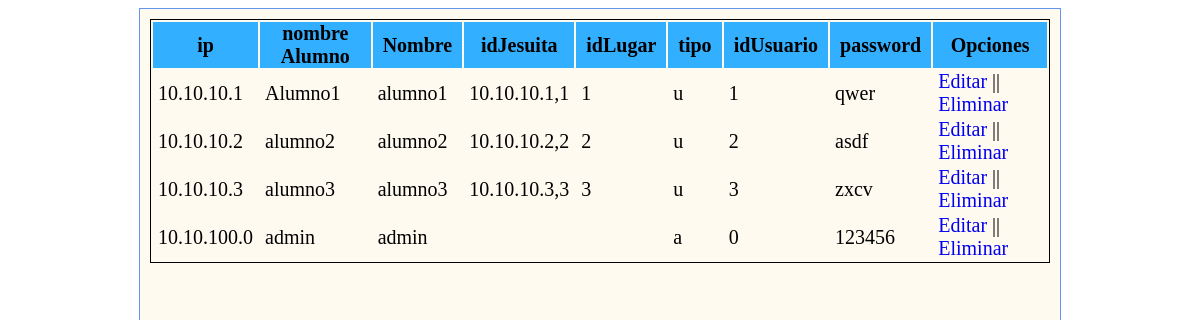
/listUsers.php, run on the app's committed database.
### tables this page shows
CREATE TABLE Maquina(
	ip CHAR(15) NOT NULL PRIMARY KEY,
	nombreAlumno VARCHAR(50) NULL,
	Nombre VARCHAR(20) NOT NULL,
	idJesuita CHAR(15) NULL ,
	idLugar TINYINT UNSIGNED NULL,
	tipo CHAR (2) NOT NULL,
	idUsuario SMALLINT NOT NULL,
	password varchar(250) NOT NULL,
	CONSTRAINT FK_MaquinaLugar FOREIGN KEY (idLugar) REFERENCES Lugar(idLugar),
	CONSTRAINT FK_MaquinaJesuita FOREIGN KEY (idJesuita) REFERENCES Jesuita(idJesuita)
);

### Operaciones.php (called while the page is built, shortened)
<?php
    class Operaciones
    {
        public $mysqli;
        public $resultado;
        function __construct()
        {
            $this->mysqli = new mysqli(servidor, usuario, password, basedatos);
        }
        function realizarConsultas($sql)
        {
            $this->resultado = $this->mysqli->query($sql);
        }
        function extraerFilas(){
            return $this->resultado->fetch_array();
        }
    }
?>

### listUsers.php (the view, shortened to what this page needs)
<!DOCTYPE html>
<html lang="en">
<head>
    <link rel="stylesheet" href="style.css">
</head>
<body>
    <div id="general">
        <table>
            <thead>
                <tr>
                    <th>ip</th>
                    <th>nombre Alumno</th>
                    <th>Nombre</th>
                    <th>idJesuita</th>
                    <th>idLugar</th>
                    <th>tipo</th>
                    <th>idUsuario</th>
                    <th>password</th>
                    <th>Opciones</th>
                </tr>
            </thead>
            <tbody>
            <?php
                require 'Operaciones.php';
                $objeto=new operaciones();
                $sql="SELECT * FROM maquina";
                $objeto->realizarConsultas($sql);
                while($fila=$objeto->extraerFilas())
                {
                    echo '<tr>';
                    echo '<td>'.$fila['ip'].'</td>';
                    echo '<td>'.$fila['nombreAlumno'].'</td>';
                    echo '<td>'.$fila['Nombre'].'</td>';
                    echo '<td>'.$fila['idJesuita'].'</td>';
                    echo '<td>'.$fila['idLugar'].'</td>';
                    echo '<td>'.$fila['tipo'].'</td>';
                    echo '<td>'.$fila['idUsuario'].'</td>';
                    echo '<td>'.$fila['password'].'</td>';
                    echo '<td><a href="editUser.php?ip='.$fila['ip'].'"> Editar </a> || <a href="deleteUser.php?ip='.$fila['ip'].'"> Eliminar </a></td>';
                    echo '</tr>';
                }
            ?>
            </tbody>
        </table>
    </div>
</body>
</html>

### style.css (style rules this page uses)
html { font-size: 20px; }
#general { background-color: floralwhite; width: 900px; margin: 0 auto; border: 1px solid cornflowerblue; padding: 10px; text-align: center; min-height: 878px; }
table { border: 1px solid black; text-align: left; margin-left: auto; margin-right: auto; }
th { text-align: center; background-color: #33AFFF; padding: 0px 10px; }
td { padding: 0px 5px; }
a { text-decoration: none; }

### data on the page
maquina: ip "10.10.10.1", nombreAlumno "Alumno1", Nombre "alumno1", idJesuita "10.10.10.1,1", idLugar "1", tipo "u", idUsuario "1", password "qwer"
maquina: ip "10.10.10.2", nombreAlumno "alumno2", Nombre "alumno2", idJesuita "10.10.10.2,2", idLugar "2", tipo "u", idUsuario "2", password "asdf"
maquina: ip "10.10.10.3", nombreAlumno "alumno3", Nombre "alumno3", idJesuita "10.10.10.3,3", idLugar "3", tipo "u", idUsuario "3", password "zxcv"
maquina: ip "10.10.100.0", nombreAlumno "admin", Nombre "admin", tipo "a", idUsuario "0", password "123456"
